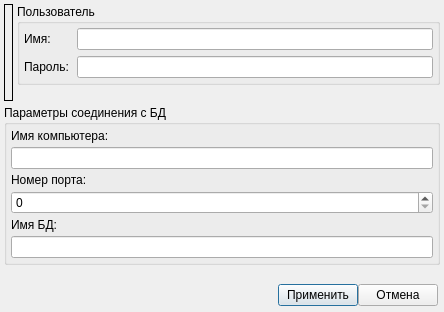
<?xml version="1.0" encoding="UTF-8"?>
<ui version="4.0">
 <class>DbSettingDialog</class>
 <widget class="QDialog" name="DbSettingDialog">
  <property name="geometry">
   <rect>
    <x>0</x>
    <y>0</y>
    <width>444</width>
    <height>312</height>
   </rect>
  </property>
  <property name="windowTitle">
   <string>Настройка соединения с БД фильтров</string>
  </property>
  <property name="windowIcon">
   <iconset resource="../icegui.qrc">
    <normaloff>:/dvg/icegui/images/connecttodb.png</normaloff>:/dvg/icegui/images/connecttodb.png</iconset>
  </property>
  <layout class="QVBoxLayout" name="verticalLayout_3">
   <property name="spacing">
    <number>4</number>
   </property>
   <property name="margin">
    <number>4</number>
   </property>
   <item>
    <layout class="QHBoxLayout" name="horizontalLayout">
     <item>
      <widget class="QLabel" name="pixmapLabel2">
       <property name="frameShape">
        <enum>QFrame::Box</enum>
       </property>
       <property name="frameShadow">
        <enum>QFrame::Plain</enum>
       </property>
       <property name="pixmap">
        <pixmap resource="../icegui.qrc">:/dvg/icegui/images/connectdb.png</pixmap>
       </property>
       <property name="scaledContents">
        <bool>true</bool>
       </property>
       <property name="wordWrap">
        <bool>false</bool>
       </property>
      </widget>
     </item>
     <item>
      <layout class="QVBoxLayout" name="verticalLayout">
       <item>
        <widget class="QGroupBox" name="userGB">
         <property name="title">
          <string>Пользователь</string>
         </property>
         <property name="flat">
          <bool>false</bool>
         </property>
         <layout class="QGridLayout" name="gridLayout">
          <property name="horizontalSpacing">
           <number>4</number>
          </property>
          <property name="margin">
           <number>4</number>
          </property>
          <item row="0" column="0">
           <widget class="QLabel" name="userL">
            <property name="text">
             <string>Имя:</string>
            </property>
            <property name="wordWrap">
             <bool>false</bool>
            </property>
           </widget>
          </item>
          <item row="0" column="1">
           <widget class="QLineEdit" name="userLE"/>
          </item>
          <item row="1" column="0">
           <widget class="QLabel" name="passwordL">
            <property name="text">
             <string>Пароль: </string>
            </property>
            <property name="wordWrap">
             <bool>false</bool>
            </property>
           </widget>
          </item>
          <item row="1" column="1">
           <widget class="QLineEdit" name="passwordLE">
            <property name="echoMode">
             <enum>QLineEdit::Password</enum>
            </property>
           </widget>
          </item>
         </layout>
        </widget>
       </item>
       <item>
        <spacer name="spacer2">
         <property name="orientation">
          <enum>Qt::Vertical</enum>
         </property>
         <property name="sizeType">
          <enum>QSizePolicy::Fixed</enum>
         </property>
         <property name="sizeHint" stdset="0">
          <size>
           <width>20</width>
           <height>16</height>
          </size>
         </property>
        </spacer>
       </item>
      </layout>
     </item>
    </layout>
   </item>
   <item>
    <widget class="QGroupBox" name="dbGB">
     <property name="autoFillBackground">
      <bool>false</bool>
     </property>
     <property name="title">
      <string>Параметры соединения с БД</string>
     </property>
     <property name="flat">
      <bool>false</bool>
     </property>
     <property name="checkable">
      <bool>false</bool>
     </property>
     <layout class="QVBoxLayout" name="verticalLayout_2">
      <property name="spacing">
       <number>4</number>
      </property>
      <property name="margin">
       <number>4</number>
      </property>
      <item>
       <widget class="QLabel" name="hostL">
        <property name="text">
         <string>Имя компьютера: </string>
        </property>
        <property name="wordWrap">
         <bool>false</bool>
        </property>
       </widget>
      </item>
      <item>
       <widget class="QLineEdit" name="hostLE"/>
      </item>
      <item>
       <widget class="QLabel" name="portL">
        <property name="text">
         <string>Номер порта: </string>
        </property>
        <property name="wordWrap">
         <bool>false</bool>
        </property>
       </widget>
      </item>
      <item>
       <widget class="QSpinBox" name="portSB">
        <property name="maximum">
         <number>65535</number>
        </property>
       </widget>
      </item>
      <item>
       <widget class="QLabel" name="dbNameL">
        <property name="text">
         <string>Имя БД:</string>
        </property>
        <property name="wordWrap">
         <bool>false</bool>
        </property>
       </widget>
      </item>
      <item>
       <widget class="QLineEdit" name="dbNameLE"/>
      </item>
     </layout>
    </widget>
   </item>
   <item>
    <spacer name="spacer3">
     <property name="orientation">
      <enum>Qt::Vertical</enum>
     </property>
     <property name="sizeType">
      <enum>QSizePolicy::Expanding</enum>
     </property>
     <property name="sizeHint" stdset="0">
      <size>
       <width>21</width>
       <height>59</height>
      </size>
     </property>
    </spacer>
   </item>
   <item>
    <layout class="QHBoxLayout" name="_5">
     <property name="spacing">
      <number>0</number>
     </property>
     <property name="margin">
      <number>2</number>
     </property>
     <item>
      <spacer name="spacer1">
       <property name="orientation">
        <enum>Qt::Horizontal</enum>
       </property>
       <property name="sizeType">
        <enum>QSizePolicy::Expanding</enum>
       </property>
       <property name="sizeHint" stdset="0">
        <size>
         <width>241</width>
         <height>20</height>
        </size>
       </property>
      </spacer>
     </item>
     <item>
      <widget class="QPushButton" name="okPB">
       <property name="text">
        <string>Применить</string>
       </property>
      </widget>
     </item>
     <item>
      <widget class="QPushButton" name="cancelPB">
       <property name="text">
        <string>Отмена</string>
       </property>
      </widget>
     </item>
    </layout>
   </item>
  </layout>
 </widget>
 <resources>
  <include location="../icegui.qrc"/>
 </resources>
 <connections>
  <connection>
   <sender>okPB</sender>
   <signal>clicked()</signal>
   <receiver>DbSettingDialog</receiver>
   <slot>accept()</slot>
   <hints>
    <hint type="sourcelabel">
     <x>325</x>
     <y>294</y>
    </hint>
    <hint type="destinationlabel">
     <x>221</x>
     <y>155</y>
    </hint>
   </hints>
  </connection>
  <connection>
   <sender>cancelPB</sender>
   <signal>clicked()</signal>
   <receiver>DbSettingDialog</receiver>
   <slot>reject()</slot>
   <hints>
    <hint type="sourcelabel">
     <x>400</x>
     <y>294</y>
    </hint>
    <hint type="destinationlabel">
     <x>221</x>
     <y>155</y>
    </hint>
   </hints>
  </connection>
 </connections>
</ui>
